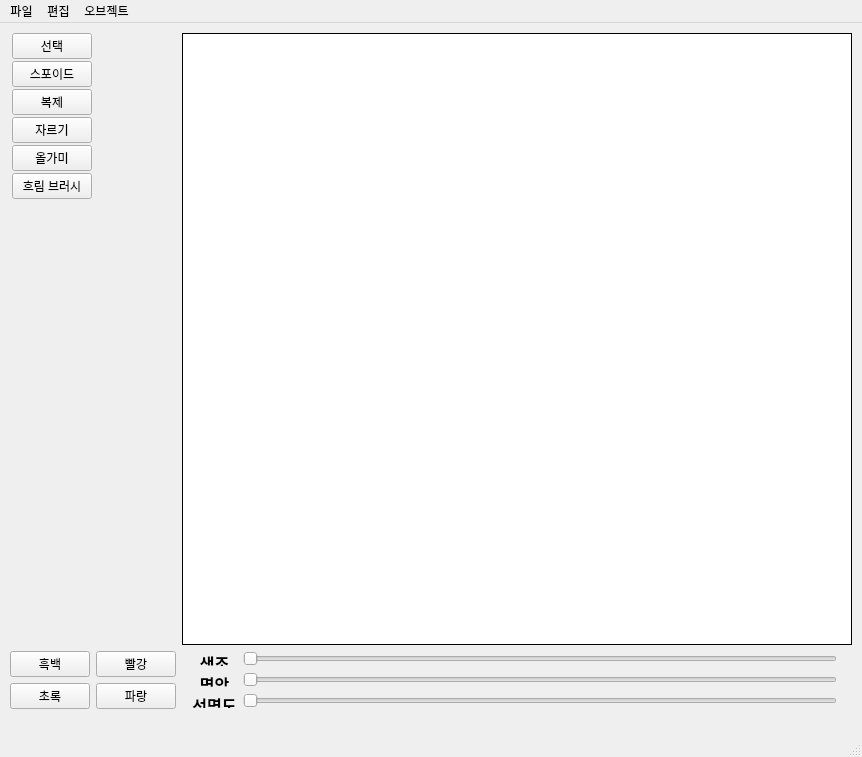
<?xml version="1.0" encoding="UTF-8"?>
<ui version="4.0">
 <class>MainWindow</class>
 <widget class="QMainWindow" name="MainWindow">
  <property name="geometry">
   <rect>
    <x>0</x>
    <y>0</y>
    <width>862</width>
    <height>757</height>
   </rect>
  </property>
  <property name="windowTitle">
   <string>MainWindow</string>
  </property>
  <widget class="QWidget" name="centralwidget">
   <layout class="QGridLayout" name="gridLayout">
    <property name="leftMargin">
     <number>10</number>
    </property>
    <property name="topMargin">
     <number>10</number>
    </property>
    <property name="rightMargin">
     <number>10</number>
    </property>
    <property name="bottomMargin">
     <number>0</number>
    </property>
    <item row="0" column="0">
     <layout class="QFormLayout" name="Layout">
      <item row="0" column="1">
       <widget class="QFrame" name="canvas">
        <property name="enabled">
         <bool>true</bool>
        </property>
        <property name="sizePolicy">
         <sizepolicy hsizetype="Preferred" vsizetype="Preferred">
          <horstretch>1</horstretch>
          <verstretch>3</verstretch>
         </sizepolicy>
        </property>
        <property name="sizeIncrement">
         <size>
          <width>0</width>
          <height>100</height>
         </size>
        </property>
        <property name="baseSize">
         <size>
          <width>0</width>
          <height>0</height>
         </size>
        </property>
        <property name="styleSheet">
         <string notr="true">
                                        height : 70%;
                                        border-style: solid;
                                        border-width: 1px;
                                        border-color: rgb(0, 0, 0);
                                        background: rgb(255,255,255);
                                    </string>
        </property>
        <property name="lineWidth">
         <number>1</number>
        </property>
        <widget class="QLabel" name="label_image">
         <property name="geometry">
          <rect>
           <x>10</x>
           <y>10</y>
           <width>501</width>
           <height>471</height>
          </rect>
         </property>
         <property name="mouseTracking">
          <bool>true</bool>
         </property>
         <property name="layoutDirection">
          <enum>Qt::LeftToRight</enum>
         </property>
         <property name="styleSheet">
          <string notr="true">border-color: rgb(255, 255, 255);</string>
         </property>
         <property name="text">
          <string/>
         </property>
         <property name="alignment">
          <set>Qt::AlignCenter</set>
         </property>
         <property name="textInteractionFlags">
          <set>Qt::LinksAccessibleByMouse</set>
         </property>
        </widget>
       </widget>
      </item>
      <item row="1" column="0">
       <layout class="QGridLayout" name="gridLayout_3">
        <item row="0" column="0">
         <widget class="QPushButton" name="B_black">
          <property name="text">
           <string>흑백</string>
          </property>
         </widget>
        </item>
        <item row="0" column="1">
         <widget class="QPushButton" name="B_red">
          <property name="text">
           <string>빨강</string>
          </property>
         </widget>
        </item>
        <item row="1" column="0">
         <widget class="QPushButton" name="B_green">
          <property name="text">
           <string>초록</string>
          </property>
         </widget>
        </item>
        <item row="1" column="1">
         <widget class="QPushButton" name="B_blue">
          <property name="text">
           <string>파랑</string>
          </property>
         </widget>
        </item>
       </layout>
      </item>
      <item row="1" column="1">
       <layout class="QGridLayout" name="image_bar">
        <property name="leftMargin">
         <number>10</number>
        </property>
        <property name="rightMargin">
         <number>15</number>
        </property>
        <item row="0" column="0">
         <widget class="QLabel" name="label">
          <property name="text">
           <string>&lt;html&gt;&lt;head/&gt;&lt;body&gt;&lt;p align=&quot;center&quot;&gt;&lt;span style=&quot; font-size:12pt; font-weight:600;&quot;&gt;색조&lt;/span&gt;&lt;/p&gt;&lt;/body&gt;&lt;/html&gt;</string>
          </property>
         </widget>
        </item>
        <item row="1" column="0">
         <widget class="QLabel" name="label_2">
          <property name="text">
           <string>&lt;html&gt;&lt;head/&gt;&lt;body&gt;&lt;p align=&quot;center&quot;&gt;&lt;span style=&quot; font-size:12pt; font-weight:600;&quot;&gt;명암&lt;/span&gt;&lt;/p&gt;&lt;/body&gt;&lt;/html&gt;</string>
          </property>
         </widget>
        </item>
        <item row="2" column="0">
         <widget class="QLabel" name="label_3">
          <property name="text">
           <string>&lt;html&gt;&lt;head/&gt;&lt;body&gt;&lt;p align=&quot;center&quot;&gt;&lt;span style=&quot; font-size:12pt; font-weight:600;&quot;&gt;선명도&lt;/span&gt;&lt;/p&gt;&lt;/body&gt;&lt;/html&gt;</string>
          </property>
         </widget>
        </item>
        <item row="0" column="1">
         <widget class="QSlider" name="horizontalSlider">
          <property name="orientation">
           <enum>Qt::Horizontal</enum>
          </property>
         </widget>
        </item>
        <item row="2" column="1">
         <widget class="QSlider" name="horizontalSlider_3">
          <property name="orientation">
           <enum>Qt::Horizontal</enum>
          </property>
         </widget>
        </item>
        <item row="1" column="1">
         <widget class="QSlider" name="horizontalSlider_2">
          <property name="orientation">
           <enum>Qt::Horizontal</enum>
          </property>
         </widget>
        </item>
       </layout>
      </item>
      <item row="0" column="0">
       <layout class="QFormLayout" name="formLayout">
        <property name="horizontalSpacing">
         <number>5</number>
        </property>
        <property name="verticalSpacing">
         <number>2</number>
        </property>
        <property name="leftMargin">
         <number>2</number>
        </property>
        <property name="topMargin">
         <number>0</number>
        </property>
        <property name="rightMargin">
         <number>2</number>
        </property>
        <property name="bottomMargin">
         <number>0</number>
        </property>
        <item row="0" column="0">
         <widget class="QPushButton" name="B_choose">
          <property name="text">
           <string>선택</string>
          </property>
         </widget>
        </item>
        <item row="1" column="0">
         <widget class="QPushButton" name="B_spoid">
          <property name="text">
           <string>스포이드</string>
          </property>
         </widget>
        </item>
        <item row="2" column="0">
         <widget class="QPushButton" name="B_copy">
          <property name="text">
           <string>복제</string>
          </property>
         </widget>
        </item>
        <item row="3" column="0">
         <widget class="QPushButton" name="B_cut">
          <property name="text">
           <string>자르기</string>
          </property>
         </widget>
        </item>
        <item row="4" column="0">
         <widget class="QPushButton" name="B_areaChoose">
          <property name="text">
           <string>올가미</string>
          </property>
         </widget>
        </item>
        <item row="5" column="0">
         <widget class="QPushButton" name="B_hbrush">
          <property name="text">
           <string>흐림 브러시</string>
          </property>
         </widget>
        </item>
       </layout>
      </item>
     </layout>
    </item>
   </layout>
  </widget>
  <widget class="QMenuBar" name="menubar">
   <property name="geometry">
    <rect>
     <x>0</x>
     <y>0</y>
     <width>862</width>
     <height>26</height>
    </rect>
   </property>
   <widget class="QMenu" name="menu_file">
    <property name="title">
     <string>파일</string>
    </property>
    <addaction name="action_Open"/>
    <addaction name="action_Save"/>
    <addaction name="action_SaveAs"/>
    <addaction name="action_Close"/>
   </widget>
   <widget class="QMenu" name="menu_2">
    <property name="title">
     <string>편집</string>
    </property>
    <addaction name="action_Undo"/>
    <addaction name="action_Redo"/>
    <addaction name="separator"/>
    <addaction name="action_Cut"/>
    <addaction name="action_Copy"/>
    <addaction name="action_Paste"/>
   </widget>
   <widget class="QMenu" name="menu_3">
    <property name="title">
     <string>오브젝트</string>
    </property>
   </widget>
   <addaction name="menu_file"/>
   <addaction name="menu_2"/>
   <addaction name="menu_3"/>
  </widget>
  <widget class="QStatusBar" name="statusbar"/>
  <action name="action_Open">
   <property name="text">
    <string>열기</string>
   </property>
   <property name="shortcut">
    <string>Ctrl+O</string>
   </property>
  </action>
  <action name="action_Save">
   <property name="text">
    <string>저장</string>
   </property>
   <property name="shortcut">
    <string>Ctrl+S</string>
   </property>
  </action>
  <action name="action_Undo">
   <property name="text">
    <string>실행 취소</string>
   </property>
  </action>
  <action name="action_Redo">
   <property name="text">
    <string>재실행</string>
   </property>
   <property name="shortcut">
    <string>Ctrl+Shift+Z</string>
   </property>
  </action>
  <action name="action_Cut">
   <property name="text">
    <string>잘라내기</string>
   </property>
  </action>
  <action name="action_Copy">
   <property name="text">
    <string>복사</string>
   </property>
  </action>
  <action name="action_Paste">
   <property name="text">
    <string>붙여넣기</string>
   </property>
  </action>
  <action name="action_SaveAs">
   <property name="text">
    <string>다른 이름으로 저장</string>
   </property>
  </action>
  <action name="action_Close">
   <property name="text">
    <string>끝내기</string>
   </property>
  </action>
 </widget>
 <resources/>
 <connections>
  <connection>
   <sender>B_black</sender>
   <signal>clicked()</signal>
   <receiver>MainWindow</receiver>
   <slot>blackFunction()</slot>
   <hints>
    <hint type="sourcelabel">
     <x>68</x>
     <y>661</y>
    </hint>
    <hint type="destinationlabel">
     <x>76</x>
     <y>619</y>
    </hint>
   </hints>
  </connection>
  <connection>
   <sender>B_red</sender>
   <signal>clicked()</signal>
   <receiver>MainWindow</receiver>
   <slot>redFunction()</slot>
   <hints>
    <hint type="sourcelabel">
     <x>142</x>
     <y>661</y>
    </hint>
    <hint type="destinationlabel">
     <x>146</x>
     <y>585</y>
    </hint>
   </hints>
  </connection>
  <connection>
   <sender>B_green</sender>
   <signal>clicked()</signal>
   <receiver>MainWindow</receiver>
   <slot>greenFunction()</slot>
   <hints>
    <hint type="sourcelabel">
     <x>50</x>
     <y>701</y>
    </hint>
    <hint type="destinationlabel">
     <x>29</x>
     <y>594</y>
    </hint>
   </hints>
  </connection>
  <connection>
   <sender>B_blue</sender>
   <signal>clicked()</signal>
   <receiver>MainWindow</receiver>
   <slot>blueFunction()</slot>
   <hints>
    <hint type="sourcelabel">
     <x>173</x>
     <y>698</y>
    </hint>
    <hint type="destinationlabel">
     <x>174</x>
     <y>541</y>
    </hint>
   </hints>
  </connection>
  <connection>
   <sender>B_choose</sender>
   <signal>clicked()</signal>
   <receiver>MainWindow</receiver>
   <slot>chooseFunction()</slot>
   <hints>
    <hint type="sourcelabel">
     <x>55</x>
     <y>112</y>
    </hint>
    <hint type="destinationlabel">
     <x>138</x>
     <y>107</y>
    </hint>
   </hints>
  </connection>
  <connection>
   <sender>B_spoid</sender>
   <signal>clicked()</signal>
   <receiver>MainWindow</receiver>
   <slot>spoidFunction()</slot>
   <hints>
    <hint type="sourcelabel">
     <x>58</x>
     <y>195</y>
    </hint>
    <hint type="destinationlabel">
     <x>151</x>
     <y>202</y>
    </hint>
   </hints>
  </connection>
  <connection>
   <sender>B_copy</sender>
   <signal>clicked()</signal>
   <receiver>MainWindow</receiver>
   <slot>cloneFunction()</slot>
   <hints>
    <hint type="sourcelabel">
     <x>81</x>
     <y>292</y>
    </hint>
    <hint type="destinationlabel">
     <x>169</x>
     <y>283</y>
    </hint>
   </hints>
  </connection>
  <connection>
   <sender>B_cut</sender>
   <signal>clicked()</signal>
   <receiver>MainWindow</receiver>
   <slot>cutFunction()</slot>
   <hints>
    <hint type="sourcelabel">
     <x>87</x>
     <y>374</y>
    </hint>
    <hint type="destinationlabel">
     <x>180</x>
     <y>377</y>
    </hint>
   </hints>
  </connection>
  <connection>
   <sender>B_areaChoose</sender>
   <signal>clicked()</signal>
   <receiver>MainWindow</receiver>
   <slot>boundFunction()</slot>
   <hints>
    <hint type="sourcelabel">
     <x>89</x>
     <y>468</y>
    </hint>
    <hint type="destinationlabel">
     <x>161</x>
     <y>471</y>
    </hint>
   </hints>
  </connection>
  <connection>
   <sender>B_hbrush</sender>
   <signal>clicked()</signal>
   <receiver>MainWindow</receiver>
   <slot>brushFunction()</slot>
   <hints>
    <hint type="sourcelabel">
     <x>65</x>
     <y>567</y>
    </hint>
    <hint type="destinationlabel">
     <x>132</x>
     <y>534</y>
    </hint>
   </hints>
  </connection>
 </connections>
 <slots>
  <slot>blackFunction()</slot>
  <slot>redFunction()</slot>
  <slot>greenFunction()</slot>
  <slot>blueFunction()</slot>
  <slot>chooseFunction()</slot>
  <slot>spoidFunction()</slot>
  <slot>cloneFunction()</slot>
  <slot>cutFunction()</slot>
  <slot>boundFunction()</slot>
  <slot>brushFunction()</slot>
 </slots>
</ui>
